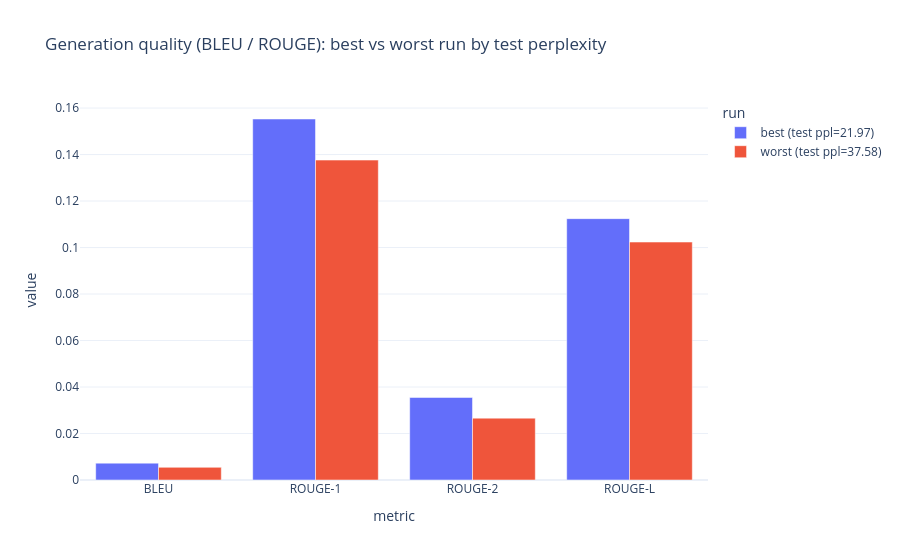

The notebook cell saved with this chart:
### Code cell
best_lbl = f"best (test ppl={metrics_summary['test_perplexity']:.2f})"
worst_lbl = f"worst (test ppl={metrics_summary_worst['test_perplexity']:.2f})"

metric_plot_df = pd.DataFrame(
    [
        {"metric": "BLEU", "value": metrics_summary["bleu"], "model": best_lbl},
        {"metric": "ROUGE-1", "value": metrics_summary["rouge1"], "model": best_lbl},
        {"metric": "ROUGE-2", "value": metrics_summary["rouge2"], "model": best_lbl},
        {"metric": "ROUGE-L", "value": metrics_summary["rougeL"], "model": best_lbl},
        {"metric": "BLEU", "value": metrics_summary_worst["bleu"], "model": worst_lbl},
        {"metric": "ROUGE-1", "value": metrics_summary_worst["rouge1"], "model": worst_lbl},
        {"metric": "ROUGE-2", "value": metrics_summary_worst["rouge2"], "model": worst_lbl},
        {"metric": "ROUGE-L", "value": metrics_summary_worst["rougeL"], "model": worst_lbl},
    ]
)

fig_metrics = px.bar(
    metric_plot_df,
    x="metric",
    y="value",
    color="model",
    barmode="group",
    title="Generation quality (BLEU / ROUGE): best vs worst run by test perplexity",
)
fig_metrics.update_layout(template="plotly_white", legend_title_text="run")
fig_metrics

### Figure 1 — Plotly figure (JSON) as saved in the notebook; plotly's stock layout.template omitted (floating-point values rounded to 4 significant figures)
{"data": [{"alignmentgroup": "True", "hovertemplate": "model=best (test ppl=21.97)<br>metric=%{x}<br>value=%{y}<extra></extra>", "legendgroup": "best (test ppl=21.97)", "marker": {"color": "#636efa", "pattern": {"shape": ""}}, "name": "best (test ppl=21.97)", "offsetgroup": "best (test ppl=21.97)", "orientation": "v", "showlegend": true, "textposition": "auto", "type": "bar", "x": ["BLEU", "ROUGE-1", "ROUGE-2", "ROUGE-L"], "xaxis": "x", "y": [0.007254, 0.1553, 0.03551, 0.1124], "yaxis": "y"}, {"alignmentgroup": "True", "hovertemplate": "model=worst (test ppl=37.58)<br>metric=%{x}<br>value=%{y}<extra></extra>", "legendgroup": "worst (test ppl=37.58)", "marker": {"color": "#EF553B", "pattern": {"shape": ""}}, "name": "worst (test ppl=37.58)", "offsetgroup": "worst (test ppl=37.58)", "orientation": "v", "showlegend": true, "textposition": "auto", "type": "bar", "x": ["BLEU", "ROUGE-1", "ROUGE-2", "ROUGE-L"], "xaxis": "x", "y": [0.005444, 0.1376, 0.02661, 0.1024], "yaxis": "y"}], "layout": {"barmode": "group", "legend": {"title": {"text": "run"}, "tracegroupgap": 0}, "title": {"text": "Generation quality (BLEU / ROUGE): best vs worst run by test perplexity"}, "xaxis": {"anchor": "y", "domain": [0, 1], "title": {"text": "metric"}}, "yaxis": {"anchor": "x", "domain": [0, 1], "title": {"text": "value"}}}}
